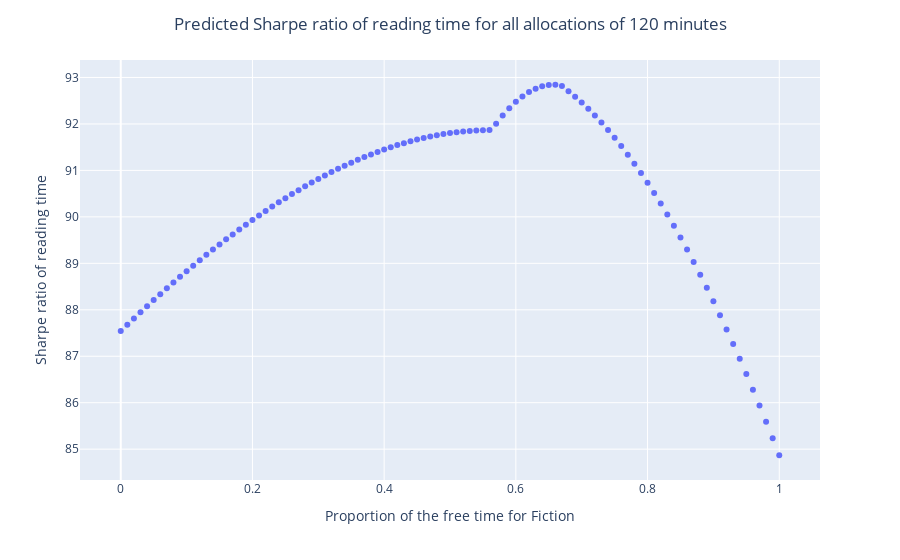

The cell this chart's notebook holds for it:
### Code cell
# Plot sales for various proportions between English and Spanish
fig = px.scatter(df_predictions, x="prop_fiction", y="Sharpe reading")
fig.update_layout(
    title="Predicted Sharpe ratio of reading time for all allocations of 120 minutes",
    title_x=0.5,
    xaxis_title="Proportion of the free time for Fiction",
    yaxis_title="Sharpe ratio of reading time",
)
fig.show()

### Figure 1 — Plotly figure (JSON) as saved in the notebook; plotly's stock layout.template omitted (floating-point values rounded to 4 significant figures)
{"data": [{"hovertemplate": "prop_fiction=%{x}<br>Sharpe reading=%{y}<extra></extra>", "legendgroup": "", "marker": {"color": "#636efa", "symbol": "circle"}, "mode": "markers", "name": "", "orientation": "v", "showlegend": false, "type": "scatter", "x": [0, 0.01, 0.02, 0.03, 0.04, 0.05, 0.06, 0.07, 0.08, 0.09, 0.1, 0.11, 0.12, 0.13, 0.14, 0.15, 0.16, 0.17, 0.18, 0.19, 0.2, 0.21, 0.22, 0.23, 0.24, 0.25, 0.26, 0.27, 0.28, 0.29, 0.3, 0.31, 0.32, 0.33, 0.34, 0.35, 0.36, 0.37, 0.38, 0.39, 0.4, 0.41, 0.42, 0.43, 0.44, 0.45, 0.46, 0.47, 0.48, 0.49, 0.5, 0.51, 0.52, 0.53, 0.54, 0.55, 0.56, 0.57, 0.58, 0.59, 0.6, 0.61, 0.62, 0.63, 0.64, 0.65, 0.66, 0.67, 0.68, 0.69, 0.7, 0.71, 0.72, 0.73, 0.74, 0.75, 0.76, 0.77, 0.78, 0.79, 0.8, 0.81, 0.82, 0.83, 0.84, 0.85, 0.86, 0.87, 0.88, 0.89, 0.9, 0.91, 0.92, 0.93, 0.94, 0.95, 0.96, 0.97, 0.98, 0.99, 1], "xaxis": "x", "y": [87.54, 87.68, 87.81, 87.95, 88.08, 88.21, 88.34, 88.46, 88.59, 88.71, 88.83, 88.95, 89.07, 89.18, 89.3, 89.41, 89.52, 89.62, 89.73, 89.83, 89.93, 90.03, 90.13, 90.22, 90.31, 90.4, 90.49, 90.58, 90.66, 90.74, 90.82, 90.89, 90.96, 91.03, 91.1, 91.17, 91.23, 91.29, 91.34, 91.4, 91.45, 91.5, 91.54, 91.59, 91.63, 91.66, 91.7, 91.73, 91.76, 91.78, 91.8, 91.82, 91.84, 91.85, 91.86, 91.86, 91.87, 92.01, 92.18, 92.34, 92.48, 92.59, 92.69, 92.76, 92.81, 92.84, 92.84, 92.82, 92.71, 92.59, 92.46, 92.33, 92.18, 92.03, 91.87, 91.7, 91.52, 91.34, 91.14, 90.94, 90.73, 90.51, 90.29, 90.05, 89.81, 89.56, 89.3, 89.03, 88.76, 88.47, 88.18, 87.88, 87.58, 87.26, 86.94, 86.62, 86.28, 85.94, 85.59, 85.23, 84.87], "yaxis": "y"}], "layout": {"legend": {"tracegroupgap": 0}, "margin": {"t": 60}, "title": {"text": "Predicted Sharpe ratio of reading time for all allocations of 120 minutes", "x": 0.5}, "xaxis": {"anchor": "y", "domain": [0, 1], "title": {"text": "Proportion of the free time for Fiction"}}, "yaxis": {"anchor": "x", "domain": [0, 1], "title": {"text": "Sharpe ratio of reading time"}}}}
